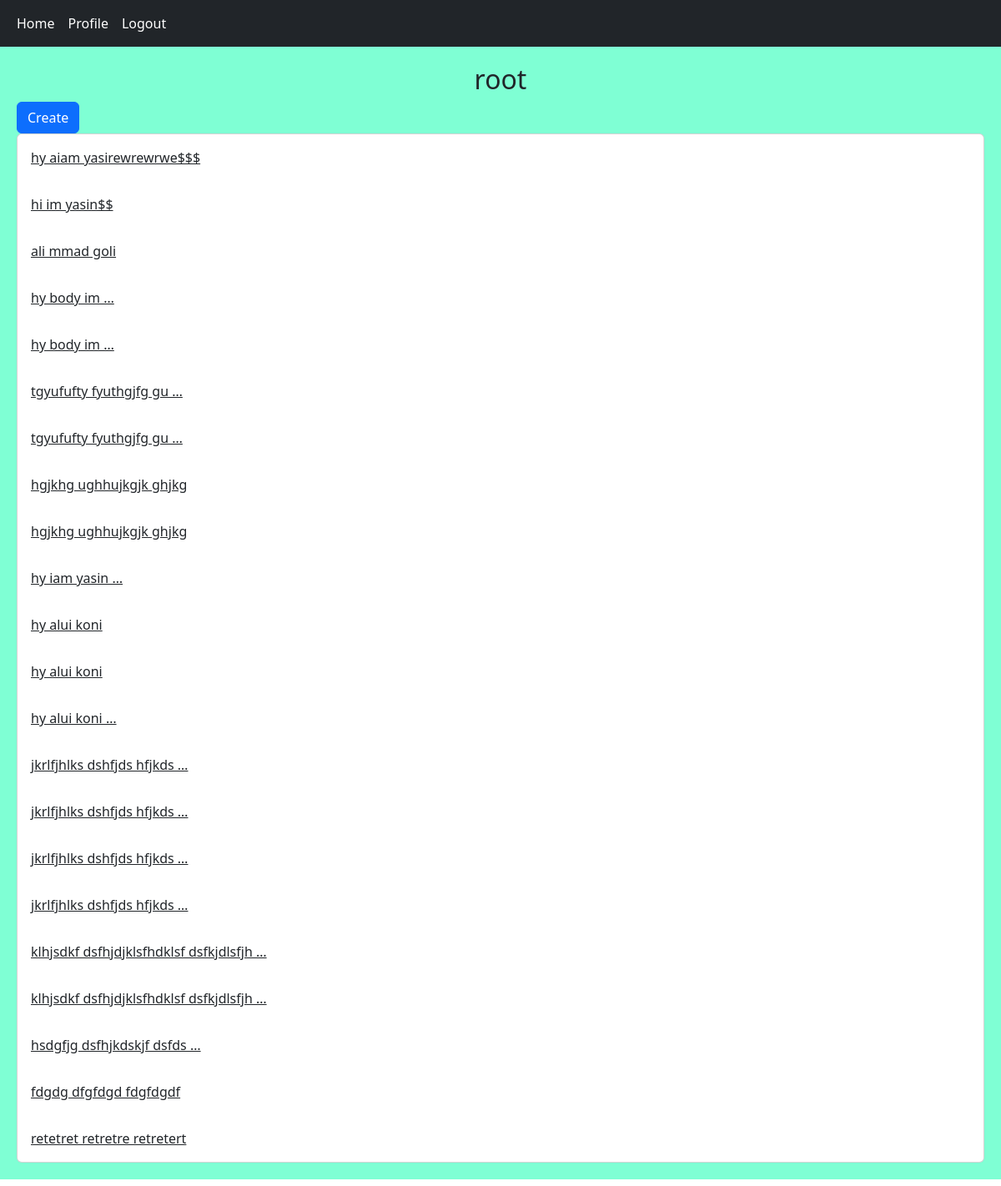
/accounts/profile/1 (signed in), run on the app's committed database.
### post/models.py (models this page shows, shortened)
class Post(models.Model):
    user = models.ForeignKey(User, on_delete=models.CASCADE)
    body = models.TextField()
    slug = models.SlugField()
    created = models.DateTimeField(auto_now_add=True)
    updated = models.DateTimeField(auto_now=True)
    def get_absolute_url(self):
        return reverse('home:post', args=(self.pk, self.slug))

### accounts/views.py (the view)
# urls.py: path('profile/<int:user_id>', views.ProfileView.as_view(), name='profile')
class ProfileView(LoginRequiredMixin ,View):
    def get(self, request ,user_id):
        user = User.objects.get(pk=user_id)
        posts = Post.objects.filter(user=user)
        return render(request, 'accounts/profile.html', {'user':user, 'posts':posts})

### accounts/templates/accounts/profile.html
{% extends 'base.html' %}
{% block content %}
    <h2 class="text-center">{{ user.username }}</h2>
    {% if request.user.id == user.id %}
        <a href="{% url 'home:post-create' %}" class="btn btn-primary">Create</a>
    {% endif %}
     <div class="card">
        {% for post in posts %}
            <a href="{{ post.get_absolute_url }}" class="card-body">{{ post.body | truncatewords:3 }}</a>
        {% endfor %}
    </div>
{% endblock %}

### data on the page
Post: body "hy aiam yasirewrewrwe$$$"
Post: body "hi im yasin$$"
Post: body "ali mmad goli"
Post: body "hy body im …"
Post: body "hy body im …"
Post: body "tgyufufty fyuthgjfg gu …"
Post: body "tgyufufty fyuthgjfg gu …"
Post: body "hgjkhg ughhujkgjk ghjkg"
Post: body "hgjkhg ughhujkgjk ghjkg"
Post: body "hy iam yasin …"
Post: body "hy alui koni"
Post: body "hy alui koni"
Post: body "hy alui koni …"
Post: body "jkrlfjhlks dshfjds hfjkds …"
Post: body "jkrlfjhlks dshfjds hfjkds …"
Post: body "jkrlfjhlks dshfjds hfjkds …"
Post: body "jkrlfjhlks dshfjds hfjkds …"
Post: body "klhjsdkf dsfhjdjklsfhdklsf dsfkjdlsfjh …"
Post: body "klhjsdkf dsfhjdjklsfhdklsf dsfkjdlsfjh …"
Post: body "hsdgfjg dsfhjkdskjf dsfds …"
Post: body "fdgdg dfgfdgd fdgfdgdf"
Post: body "retetret retretre retretert"

### other printed values
{{ user.username }} "root"
